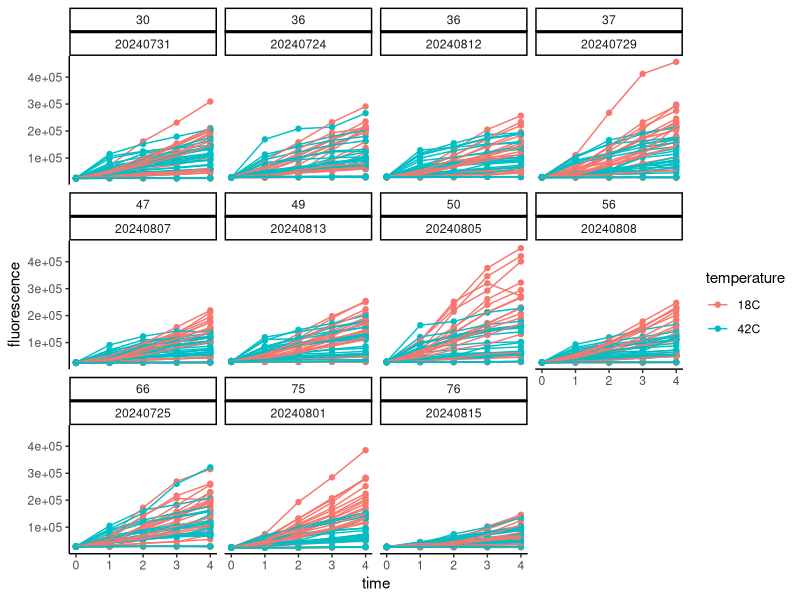
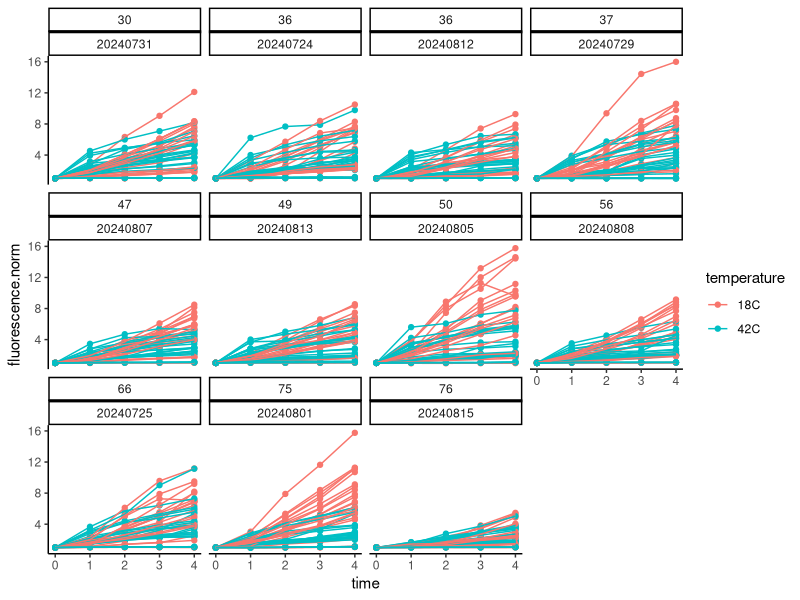
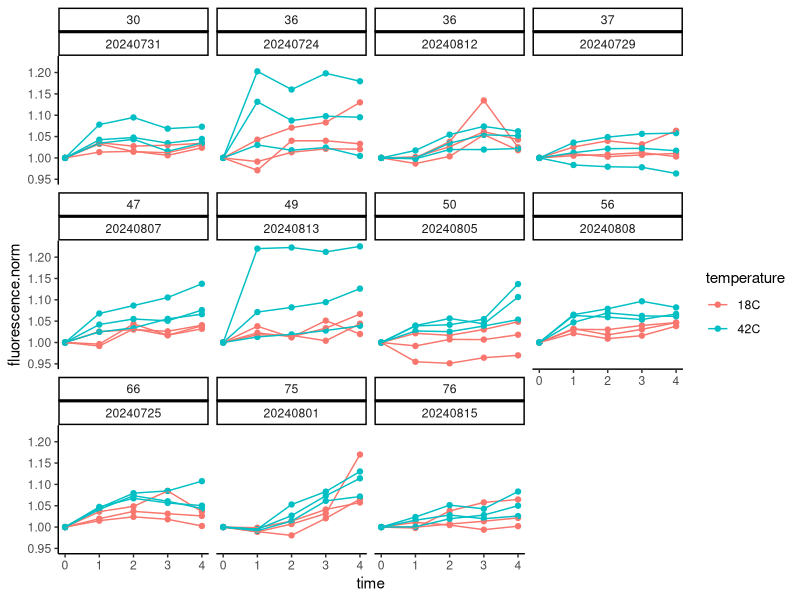
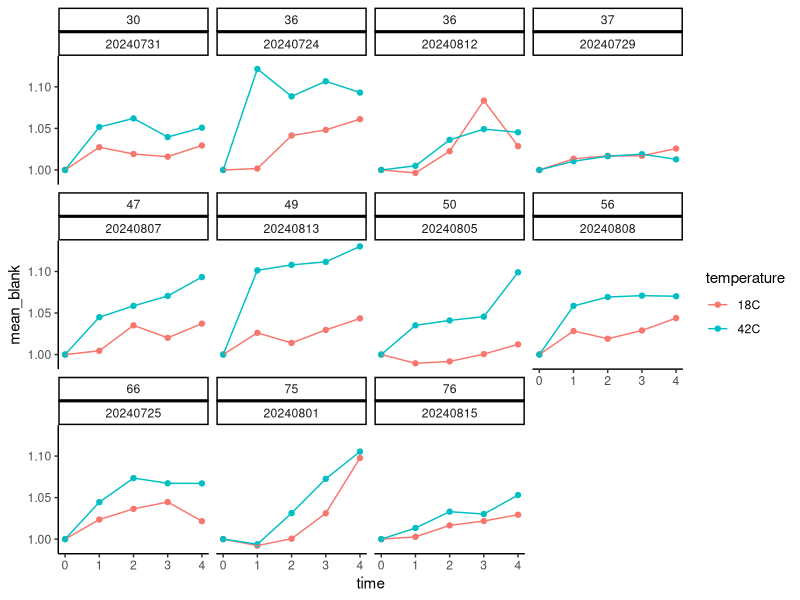
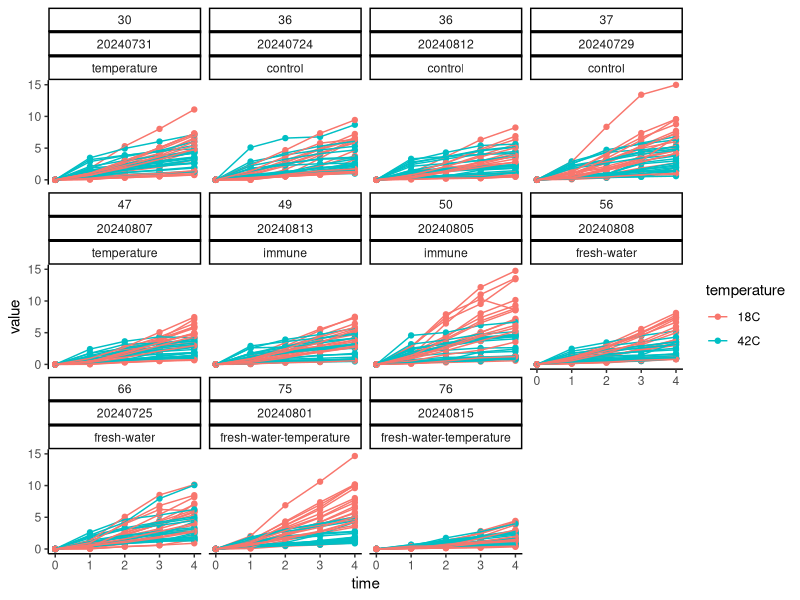
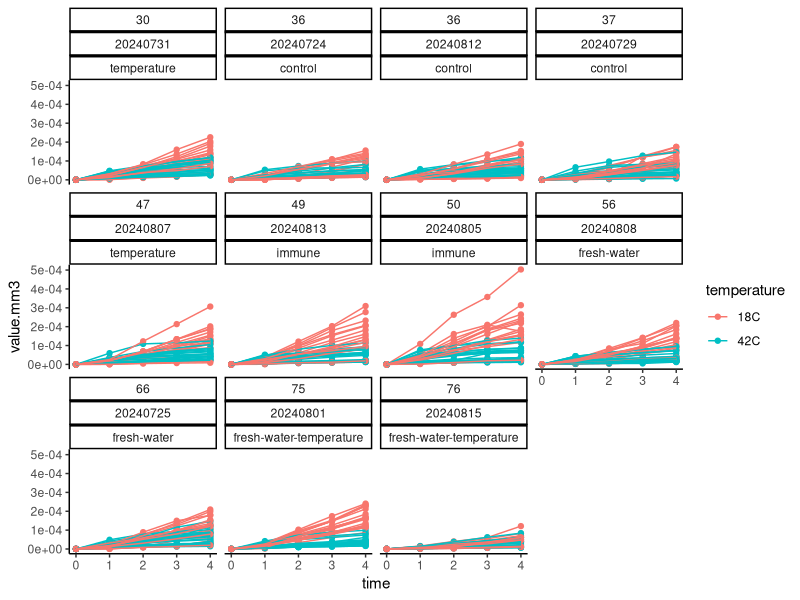
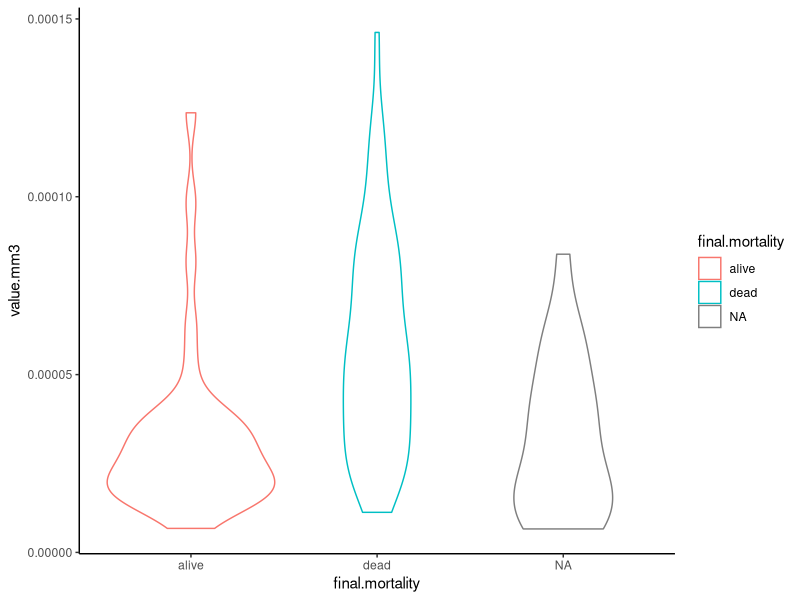
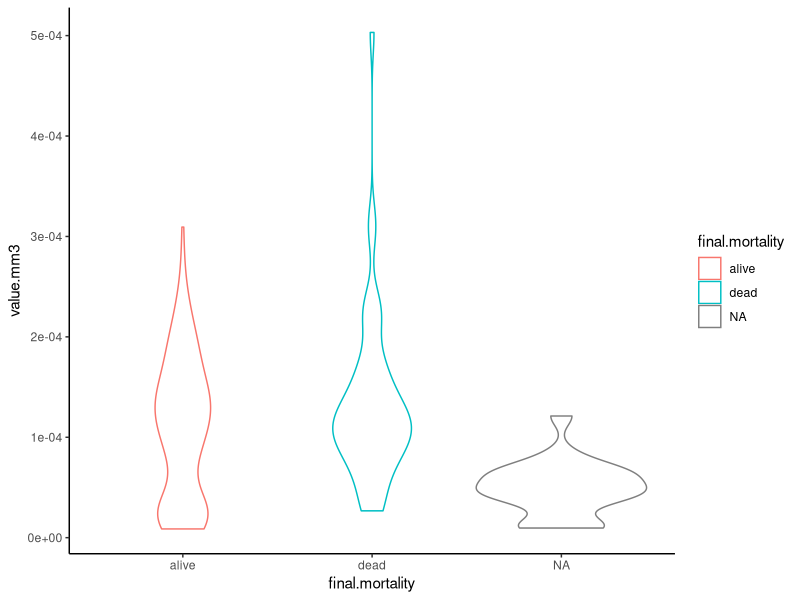

Recreate these plots in R, in order. (Note: this script raises an error after producing the figures.)
## ---- chunk 1
knitr::opts_chunk$set(echo = TRUE, warning = FALSE, message = FALSE)
## ---- chunk 2
library(MASS) 
library(tidyverse)
library(ggplot2)
library(readxl)
library(cowplot)
library(lme4)
library(lmerTest)
library(car)
library(effects)
library(emmeans)
## ---- chunk 3
#read in files
main_data <- read_csv("data/resazurin/resazurin_data.csv")

main_data<-main_data%>%
  pivot_longer(names_to="time", values_to="fluorescence", cols=`0`:`4`)%>%
  mutate(time=as.numeric(time))
## ---- chunk 4
surv<-read_excel("data/survival/survival_resazurin.xlsx")

surv<-surv%>%
  pivot_longer(names_to="time", values_to="status", cols=`0`:`24`)%>%
  mutate(time=as.numeric(time))%>%
  rename(date=date.resazurin, sample=oyster)%>%
  mutate(sample=as.character(sample))
## ---- chunk 5
size <- read_csv("data/resazurin/resazurin-size.csv")%>%select(!notes)%>%mutate(sample=as.character(sample))
## ---- chunk 6
main_data<-left_join(main_data, surv)

main_data<-left_join(main_data,size)
## ---- chunk 7
final<-surv%>%
  filter(time==24)%>%
  rename(final.mortality=status)%>%
  select(!time)

main_data<-left_join(main_data, final)
## ---- chunk 8
main_data<-main_data%>%
  mutate(final.mortality = case_when(
    final.mortality == 0 ~ "alive",
    final.mortality == 1 ~ "dead",
    TRUE ~ as.character(final.mortality)  # To handle any other values
  ))
## ---- chunk 9
main_data%>%
  ggplot(aes(x=time, y=fluorescence, colour=temperature, group=sample))+
  facet_wrap(~bag*date)+
  geom_point()+
  geom_line()+
  theme_classic()
## ---- chunk 10
main_data<-main_data%>%
  group_by(date, bag, sample, width.mm, length.mm)%>%
  arrange(date, bag, sample)%>%
  mutate(fluorescence.norm=fluorescence/first(fluorescence))
## ---- chunk 11
main_data%>%
  ggplot(aes(x=time, y=fluorescence.norm, colour=temperature, group=sample))+
  facet_wrap(~bag*date)+
  geom_point()+
  geom_line()+
  theme_classic()
## ---- chunk 12
main_data%>%
  filter(type=="blank")%>%
  ggplot(aes(x=time, y=fluorescence.norm, colour=temperature, group=sample))+
  facet_wrap(~bag*date)+
  geom_point()+
  geom_line()+
  theme_classic()
## ---- chunk 13
blanks<-main_data%>%
  filter(type=="blank")%>%
  group_by(date, bag, temperature, time)%>%
  summarise(mean_blank=mean(fluorescence.norm))
## ---- chunk 14
blanks%>%
  ggplot(aes(x=time, y=mean_blank, colour=temperature))+
  facet_wrap(~bag*date)+
  geom_point()+
  geom_line()+
  theme_classic()
## ---- chunk 15
main_data<-left_join(main_data, blanks)

main_data<-main_data%>%
  filter(!type=="blank")%>%
  mutate(value=fluorescence.norm-mean_blank)
## ---- chunk 16
main_data%>%
  ggplot(aes(x=time, y=value, colour=temperature, group=sample))+
  facet_wrap(~bag*date*hardening)+
  geom_point()+
  geom_line()+
  theme_classic()
## ---- chunk 17
main_data<-main_data%>%
  select(!type)%>%
  select(!fluorescence.norm)%>%
  select(!mean_blank)%>%
  select(!fluorescence)
## ---- chunk 18
main_data$volume.mm3<-(4/3) * pi * ((main_data$length.mm/2) * (main_data$width.mm/2))^2

main_data$value.mm3<-main_data$value/main_data$volume.mm3
## ---- chunk 19
main_data%>%
  ggplot(aes(x=time, y=value.mm3, colour=temperature, group=sample))+
  facet_wrap(~bag*date*hardening)+
  geom_point()+
  geom_line()+
  theme_classic()
## ---- chunk 20
main_data%>%
  filter(time==4)%>%
  filter(temperature=="42C")%>%
  
  ggplot(aes(x=final.mortality, y=value.mm3, colour=final.mortality))+
  geom_violin()+
  theme_classic()

main_data%>%
  filter(time==4)%>%
  filter(temperature=="18C")%>%
  
  ggplot(aes(x=final.mortality, y=value.mm3, colour=final.mortality))+
  geom_violin()+
  theme_classic()
## ---- chunk 21
main_data%>%
  filter(time==4)%>%
  
  ggplot(aes(x=volume.mm3, y=final.mortality, colour=final.mortality))+
  geom_violin()+
  theme_classic()
## ---- chunk 22
main_data$time<-as.factor(main_data$time)
## ---- chunk 23
hist(main_data$volume.mm3)
## ---- chunk 24
main_data<-main_data%>%
  filter(volume.mm3<150000)

hist(main_data$volume.mm3)
## ---- chunk 25
model.size<-lmer(sqrt(value) ~ time * temperature * scale(volume.mm3) + (1|bag) + (1|date:bag:sample), data=main_data)

summary(model.size)
anova(model.size)
rand(model.size)

qqPlot(residuals(model.size))

plot(Effect(c("volume.mm3"), model.size))
## ---- chunk 26
main_data%>%
  ggplot(aes(x=time, y=sqrt(value), colour=scale(volume.mm3), group=paste(date, bag, sample)))+
  facet_wrap(~temperature)+
  scale_colour_gradientn(colours=c("blue", "lightblue", "white","pink", "red"))+
  geom_point()+
  geom_line()+
  theme_classic()
## ---- chunk 27
final<-main_data%>%
  filter(time=="4")
## ---- chunk 28
model.size2<-lmer(sqrt(value) ~ temperature * scale(volume.mm3) + (1|bag), data=main_data)

summary(model.size2)
anova(model.size2)
rand(model.size2)

qqPlot(residuals(model.size2))

plot(Effect(c("volume.mm3"), model.size2))
## ---- chunk 29
final%>%
  
  ggplot(aes(x=volume.mm3, y=sqrt(value)))+
  #facet_wrap(~temperature)+
  geom_point()+
  geom_smooth(method="lm")+
  theme_classic()
## ---- chunk 30
correlation18C <- lm(sqrt(value) ~ volume.mm3, data = final%>%filter(temperature=="18C"))

corrplot18C<-ggplot(final%>%filter(temperature=="18C"), aes(x = volume.mm3, y = sqrt(value))) +
      geom_point() + 
      geom_smooth(method = "lm", se = TRUE) + 
      theme_classic()+
      labs(title = "y=8.101e-06 + 1.631 (18°C)");corrplot18C
  
      
correlation42C <- lm(sqrt(value) ~ volume.mm3, data = final%>%filter(temperature=="42C"))

corrplot42C<-ggplot(final%>%filter(temperature=="42C"), aes(x = volume.mm3, y = sqrt(value))) +
      geom_point() + 
      geom_smooth(method = "lm", se = TRUE) + 
      theme_classic()+
      labs(title = "y=5.773e-06 + 1.233 (42°C)");corrplot42C
    
  
## ---- chunk 31
data<-main_data
## ---- chunk 32
model<-lmer(value.mm3 ~ time * temperature * hardening + (1|bag) + (1|date:bag:sample), data=data)

qqPlot(residuals(model))

hist(data$value.mm3)
## ---- chunk 33
# Extract raw residuals
data$raw_resid <- residuals(model)

# Standardize residuals
data$std_resid <- data$raw_resid / sd(data$raw_resid)

# Flag potential outliers
outlier_threshold <- 3
data$outlier_flag <- abs(data$std_resid) > outlier_threshold

# Filter rows flagged as outliers
outliers <- data %>% filter(outlier_flag == TRUE)
print(outliers)

# Plot standardized residuals
ggplot(data, aes(x = seq_along(std_resid), y = std_resid)) +
  geom_point(aes(color = outlier_flag), size = 2) +
  geom_hline(yintercept = c(-outlier_threshold, outlier_threshold), linetype = "dashed", color = "red") +
  labs(title = "Standardized Residuals with Outliers", x = "Index", y = "Standardized Residual") +
  theme_minimal()
## ---- chunk 34
data<-data%>%
  filter(!outlier_flag==TRUE)
## ---- chunk 35
hist(data$value.mm3)
## ---- chunk 36
data<-data%>%
  filter(!c(time=="4"& hardening=="temperature" & final.mortality=="alive" & temperature=="42C" & value.mm3>0.0001))
## ---- chunk 37
data%>%
  ggplot(aes(x=time, y=value.mm3, colour=temperature, group=sample))+
  facet_wrap(~bag*date*hardening)+
  geom_point()+
  geom_line()+
  theme_classic()
## ---- chunk 38
model<-lmer(sqrt(value.mm3) ~ time * temperature * hardening + (1|hardening:bag) + (1|date:bag:sample), data=data)

summary(model)
anova(model)
rand(model)

qqPlot(residuals(model))
## ---- chunk 39
plot1<-data%>%

  ggplot(aes(x=time, y=value.mm3, color=temperature, fill=temperature))+
  facet_grid(~hardening)+
  geom_point(alpha=0.5)+
  geom_smooth(aes(group=temperature))+
  scale_colour_manual(values=c("cyan4", "orange"))+
  scale_fill_manual(values=c("cyan4", "orange"))+
  theme_classic()+
  xlab("Hour");plot1

plot1a<-data%>%

  ggplot(aes(x=time, y=value.mm3, color=hardening, fill=hardening))+
  facet_grid(~temperature)+
  geom_point(alpha=0.5)+
  geom_smooth(aes(group=hardening))+
  #scale_colour_manual(values=c("cyan4", "orange"))+
  #scale_fill_manual(values=c("cyan4", "orange"))+
  theme_classic()+
  xlab("Hour");plot1a
## ---- chunk 40
plot2<-data%>%
  group_by(temperature, hardening, time)%>%
  summarize(mean=mean(value.mm3, na.rm=TRUE), se=sd(value.mm3, na.rm=TRUE)/sqrt(length(value.mm3)))%>%

  ggplot(aes(x=time, y=mean, color=temperature, fill=temperature))+
  facet_grid(~hardening)+
  geom_point(alpha=0.5)+
  geom_errorbar(aes(ymin=mean-se, ymax=mean+se), width=0.1)+
  geom_line(aes(group=temperature))+
  scale_colour_manual(values=c("cyan4", "orange"))+
  scale_fill_manual(values=c("cyan4", "orange"))+
  theme_classic()+
  xlab("Hour");plot2

plot2a<-data%>%
  group_by(temperature, hardening, time)%>%
  summarise(mean=mean(value.mm3, na.rm=TRUE), se=sd(value.mm3, na.rm=TRUE)/sqrt(length(value.mm3)))%>%

  ggplot(aes(x=time, y=mean, color=hardening, fill=hardening))+
  facet_grid(~temperature)+
  geom_errorbar(aes(ymin=mean-se, ymax=mean+se), width=0.1)+
  geom_point(alpha=0.5)+
  geom_line(aes(group=hardening))+
  #scale_colour_manual(values=c("cyan4", "orange"))+
  #scale_fill_manual(values=c("cyan4", "orange"))+
  theme_classic()+
  xlab("Hour");plot2a
## ---- chunk 41
anova(model)

emm<-emmeans(model, ~hardening|temperature|time, adjust = "tukey")
pairs(emm)

## ---- chunk 42
emm<-emmeans(model, ~temperature|hardening|time, adjust = "tukey")
pairs(emm)
## ---- chunk 43
final<-data%>%
  filter(time==4)

model2<-lmer(sqrt(value.mm3) ~ temperature * hardening + (1|hardening:bag), data=final)
summary(model2)

qqPlot(residuals(model2))

hist(final$value.mm3)
## ---- chunk 44
# Extract raw residuals
final$raw_resid <- residuals(model2)

# Standardize residuals
final$std_resid <- final$raw_resid / sd(final$raw_resid)

# Flag potential outliers
outlier_threshold <- 3
final$outlier_flag <- abs(final$std_resid) > outlier_threshold

# Filter rows flagged as outliers
outliers <- final %>% filter(outlier_flag == TRUE)
print(outliers)

# Plot standardized residuals
ggplot(final, aes(x = seq_along(std_resid), y = std_resid)) +
  geom_point(aes(color = outlier_flag), size = 2) +
  geom_hline(yintercept = c(-outlier_threshold, outlier_threshold), linetype = "dashed", color = "red") +
  labs(title = "Standardized Residuals with Outliers", x = "Index", y = "Standardized Residual") +
  theme_minimal()
## ---- chunk 45
hist(final$value.mm3)
## ---- chunk 46
final%>%
  ggplot(aes(x=hardening, y=value.mm3, colour=temperature, group=sample))+
  geom_point()+
  theme_classic()
## ---- chunk 47
model2<-lmer(sqrt(value.mm3) ~ temperature * hardening + (1|hardening:bag), data=final)

summary(model2)
anova(model2)
rand(model2)

qqPlot(residuals(model2))
## ---- chunk 48
plot3<-final%>%

  ggplot(aes(x=hardening, y=value.mm3, color=temperature))+
  geom_boxplot(position=position_dodge(0.5))+
  geom_point(alpha=0.5, position=position_dodge(0.5))+
  scale_colour_manual(values=c("cyan4", "orange"))+
  theme_classic()+
  xlab("Hardening Treatment");plot3

plot3a<-final%>%

  ggplot(aes(x=temperature, y=value.mm3, color=hardening))+
  geom_boxplot(position=position_dodge(0.9))+
  geom_point(alpha=0.5, position=position_dodge(0.9))+
  #scale_colour_manual(values=c("cyan4", "orange"))+
  theme_classic()+
  xlab("Temperature");plot3a
## ---- chunk 49
plot4<-final%>%
  group_by(temperature, hardening)%>%
  summarise(mean=mean(value.mm3, na.rm=TRUE), se=sd(value.mm3, na.rm=TRUE)/sqrt(length(value.mm3)))%>%

  ggplot(aes(x=hardening, y=mean, color=temperature, fill=temperature))+
  geom_point(alpha=0.5)+
  geom_errorbar(aes(ymin=mean-se, ymax=mean+se), width=0.1)+
  scale_colour_manual(values=c("cyan4", "orange"))+
  scale_fill_manual(values=c("cyan4", "orange"))+
  theme_classic()+
  xlab("Hardening Treatment");plot4

plot4a<-final%>%
  group_by(temperature, hardening)%>%
  summarise(mean=mean(value.mm3, na.rm=TRUE), se=sd(value.mm3, na.rm=TRUE)/sqrt(length(value.mm3)))%>%

  ggplot(aes(x=temperature, y=mean, color=hardening, fill=hardening))+
  geom_point(alpha=0.5, position=position_dodge(0.7))+
  geom_errorbar(aes(ymin=mean-se, ymax=mean+se), width=0.1, position=position_dodge(0.7))+
  #scale_colour_manual(values=c("cyan4", "orange"))+
  #scale_fill_manual(values=c("cyan4", "orange"))+
  theme_classic()+
  xlab("Temperature");plot4a
## ---- chunk 50
anova(model2)

emm<-emmeans(model2, ~hardening|temperature, adjust = "tukey")
pairs(emm)

## ---- chunk 51
emm<-emmeans(model, ~temperature|hardening, adjust = "tukey")
pairs(emm)

## ---- chunk 52
final_mort<-data%>%
  filter(time==4)

model3<-lmer(sqrt(value.mm3) ~ temperature * hardening * final.mortality + (1|hardening:bag), data=final_mort)

qqPlot(residuals(model3))

hist(final_mort$value.mm3)
## ---- chunk 53
# Extract raw residuals
final_mort$raw_resid <- residuals(model3)

# Standardize residuals
final_mort$std_resid <- final_mort$raw_resid / sd(final_mort$raw_resid)

# Flag potential outliers
outlier_threshold <- 3
final_mort$outlier_flag <- abs(final_mort$std_resid) > outlier_threshold

# Filter rows flagged as outliers
outliers <- final_mort %>% filter(outlier_flag == TRUE)
print(outliers)

# Plot standardized residuals
ggplot(final_mort, aes(x = seq_along(std_resid), y = std_resid)) +
  geom_point(aes(color = outlier_flag), size = 2) +
  geom_hline(yintercept = c(-outlier_threshold, outlier_threshold), linetype = "dashed", color = "red") +
  labs(title = "Standardized Residuals with Outliers", x = "Index", y = "Standardized Residual") +
  theme_minimal()
## ---- chunk 54
hist(final$value.mm3)
## ---- chunk 55
final%>%
  ggplot(aes(x=hardening, y=value.mm3, colour=temperature, group=sample))+
  facet_wrap(~final.mortality)+
  geom_point(position=position_dodge(0.5))+
  theme_classic()
## ---- chunk 56
model3<-lmer(sqrt(value.mm3) ~ temperature * hardening * final.mortality + (1|hardening:bag), data=final)

summary(model3)
anova(model3)
rand(model3)

qqPlot(residuals(model3))
## ---- chunk 57
plot5<-final%>%

  ggplot(aes(x=hardening, y=value.mm3, color=final.mortality))+
  facet_grid(~temperature)+
  geom_boxplot(position=position_dodge(0.5))+
  geom_point(alpha=0.5, position=position_dodge(0.5))+
  scale_colour_manual(values=c("darkgray", "darkred"))+
  theme_classic()+
  xlab("Hardening Treatment");plot5

plot5a<-final%>%

  ggplot(aes(x=hardening, y=value.mm3, color=temperature))+
  facet_grid(~final.mortality)+
  geom_boxplot(position=position_dodge(0.9))+
  geom_point(alpha=0.5, position=position_dodge(0.9))+
  scale_colour_manual(values=c("cyan4", "orange"))+
  theme_classic()+
  xlab("Temperature");plot5a

plot5b<-final%>%

  ggplot(aes(x=final.mortality, y=value.mm3, color=temperature))+
  facet_grid(~hardening)+
  geom_boxplot(position=position_dodge(0.9))+
  geom_point(alpha=0.5, position=position_dodge(0.9))+
  scale_colour_manual(values=c("cyan4", "orange"))+
  theme_classic()+
  xlab("Final Mortality");plot5b
## ---- chunk 58
plot6<-final%>%
  group_by(hardening, final.mortality, temperature)%>%
  summarise(mean=mean(value.mm3, na.rm=TRUE), se=sd(value.mm3, na.rm=TRUE)/sqrt(length(value.mm3)))%>%

  ggplot(aes(x=hardening, y=mean, color=final.mortality))+
  facet_grid(~temperature)+
  geom_errorbar(aes(ymin=mean-se, ymax=mean+se), width=0.1, position=position_dodge(0.5))+
  geom_point(alpha=0.5, position=position_dodge(0.5))+
  scale_colour_manual(values=c("darkgray", "darkred"))+
  theme_classic()+
  xlab("Hardening Treatment");plot6

plot6a<-final%>%
  group_by(hardening, final.mortality, temperature)%>%
  summarise(mean=mean(value.mm3, na.rm=TRUE), se=sd(value.mm3, na.rm=TRUE)/sqrt(length(value.mm3)))%>%

  ggplot(aes(x=hardening, y=mean, color=temperature))+
  facet_grid(~final.mortality)+
  geom_point(alpha=0.5, position=position_dodge(0.9))+
  geom_errorbar(aes(ymin=mean-se, ymax=mean+se), width=0.1, position=position_dodge(0.9))+
  scale_colour_manual(values=c("cyan4", "orange"))+
  theme_classic()+
  xlab("Hardening");plot6a

plot6b<-final%>%
  group_by(hardening, final.mortality, temperature)%>%
  summarise(mean=mean(value.mm3, na.rm=TRUE), se=sd(value.mm3, na.rm=TRUE)/sqrt(length(value.mm3)))%>%

  ggplot(aes(x=final.mortality, y=mean, color=temperature))+
  facet_grid(~hardening)+
  geom_line(aes(group=temperature), position=position_dodge(0.9))+
  geom_point(alpha=0.5, position=position_dodge(0.9))+
  geom_errorbar(aes(ymin=mean-se, ymax=mean+se), width=0.1, position=position_dodge(0.9))+
  scale_colour_manual(values=c("cyan4", "orange"))+
  theme_classic()+
  xlab("Final Mortality");plot6b
## ---- chunk 59
anova(model3)

emm<-emmeans(model3, ~final.mortality|temperature|hardening, adjust = "tukey")
pairs(emm)
## ---- chunk 60
final_18C<-data%>%
  filter(time==4)%>%
  filter(temperature=="18C")

model4<-lmer(sqrt(value.mm3) ~ hardening * final.mortality + (1|hardening:bag), data=final_18C)

qqPlot(residuals(model4))

hist(final_18C$value.mm3)
## ---- chunk 61
# Extract raw residuals
final_18C$raw_resid <- residuals(model4)

# Standardize residuals
final_18C$std_resid <- final_18C$raw_resid / sd(final_18C$raw_resid)

# Flag potential outliers
outlier_threshold <- 3
final_18C$outlier_flag <- abs(final_18C$std_resid) > outlier_threshold

# Filter rows flagged as outliers
outliers <- final_18C %>% filter(outlier_flag == TRUE)
print(outliers)

# Plot standardized residuals
ggplot(final_18C, aes(x = seq_along(std_resid), y = std_resid)) +
  geom_point(aes(color = outlier_flag), size = 2) +
  geom_hline(yintercept = c(-outlier_threshold, outlier_threshold), linetype = "dashed", color = "red") +
  labs(title = "Standardized Residuals with Outliers", x = "Index", y = "Standardized Residual") +
  theme_minimal()
## ---- chunk 62
hist(final_18C$value.mm3)
## ---- chunk 63
final_18C%>%
  ggplot(aes(x=hardening, y=value.mm3, colour=final.mortality, group=sample))+
  geom_point(position=position_dodge(0.5))+
  theme_classic()
## ---- chunk 64
model4<-lmer(sqrt(value.mm3) ~ hardening * final.mortality + (1|hardening:bag), data=final_18C)

summary(model4)
anova(model4)
rand(model4)

qqPlot(residuals(model4))
## ---- chunk 65
plot7<-final_18C%>%

  ggplot(aes(x=hardening, y=value.mm3, color=final.mortality))+
  geom_boxplot(position=position_dodge(0.5))+
  geom_point(alpha=0.5, position=position_dodge(0.5))+
  scale_colour_manual(values=c("darkgray", "darkred"))+
  theme_classic()+
  xlab("Hardening Treatment");plot7

plot7a<-final_18C%>%

  ggplot(aes(x=temperature, y=value.mm3, color=hardening))+
  geom_boxplot(position=position_dodge(0.9))+
  geom_point(alpha=0.5, position=position_dodge(0.9))+
  theme_classic()+
  xlab("Temperature");plot7a
## ---- chunk 66
plot8<-final_18C%>%
  group_by(hardening, final.mortality)%>%
  summarise(mean=mean(value.mm3, na.rm=TRUE), se=sd(value.mm3, na.rm=TRUE)/sqrt(length(value.mm3)))%>%
  
  ggplot(aes(x=hardening, y=mean, color=final.mortality))+
  geom_errorbar(aes(ymin=mean-se, ymax=mean+se), width=0.1, position=position_dodge(0.5))+
  geom_point(alpha=0.5, position=position_dodge(0.5))+
  scale_colour_manual(values=c("darkgray", "darkred"))+
  theme_classic()+
  xlab("Hardening Treatment");plot8

plot8a<-final_18C%>%
  group_by(hardening, final.mortality)%>%
  summarise(mean=mean(value.mm3, na.rm=TRUE), se=sd(value.mm3, na.rm=TRUE)/sqrt(length(value.mm3)))%>%

  ggplot(aes(x=final.mortality, y=mean, color=hardening))+
  geom_errorbar(aes(ymin=mean-se, ymax=mean+se), width=0.1, position=position_dodge(0.1))+
  geom_point(alpha=0.5, position=position_dodge(0.1))+
  geom_line(aes(group=hardening))+
  theme_classic()+
  xlab("Final Mortality");plot8a
## ---- chunk 67
anova(model4)

emm<-emmeans(model4, ~final.mortality|hardening, adjust = "tukey")
pairs(emm)
## ---- chunk 68
final_42C<-data%>%
  filter(time==4)%>%
  filter(temperature=="42C")

model5<-lmer(sqrt(value.mm3) ~ hardening * final.mortality + (1|hardening:bag), data=final_42C)

qqPlot(residuals(model5))

hist(final_42C$value.mm3)
## ---- chunk 69
# Extract raw residuals
final_42C$raw_resid <- residuals(model5)

# Standardize residuals
final_42C$std_resid <- final_42C$raw_resid / sd(final_42C$raw_resid)

# Flag potential outliers
outlier_threshold <- 3
final_42C$outlier_flag <- abs(final_42C$std_resid) > outlier_threshold

# Filter rows flagged as outliers
outliers <- final_42C %>% filter(outlier_flag == TRUE)
print(outliers)

# Plot standardized residuals
ggplot(final_42C, aes(x = seq_along(std_resid), y = std_resid)) +
  geom_point(aes(color = outlier_flag), size = 2) +
  geom_hline(yintercept = c(-outlier_threshold, outlier_threshold), linetype = "dashed", color = "red") +
  labs(title = "Standardized Residuals with Outliers", x = "Index", y = "Standardized Residual") +
  theme_minimal()
## ---- chunk 70
hist(final_42C$value.mm3)
## ---- chunk 71
final_42C%>%
  ggplot(aes(x=hardening, y=value.mm3, colour=final.mortality, group=sample))+
  geom_point(position=position_dodge(0.5))+
  theme_classic()
## ---- chunk 72
model5<-lmer(sqrt(value.mm3) ~ hardening * final.mortality + (1|hardening:bag), data=final_42C)

summary(model5)
anova(model5)
rand(model5)

qqPlot(residuals(model5))
## ---- chunk 73
plot9<-final_42C%>%

  ggplot(aes(x=hardening, y=value.mm3, color=final.mortality))+
  geom_boxplot(position=position_dodge(0.5))+
  geom_point(alpha=0.5, position=position_dodge(0.5))+
  scale_colour_manual(values=c("darkgray", "darkred"))+
  theme_classic()+
  xlab("Hardening Treatment");plot9

plot9a<-final_42C%>%

  ggplot(aes(x=temperature, y=value.mm3, color=hardening))+
  geom_boxplot(position=position_dodge(0.9))+
  geom_point(alpha=0.5, position=position_dodge(0.9))+
  theme_classic()+
  xlab("Temperature");plot9a
## ---- chunk 74
plot9<-final_42C%>%
  group_by(hardening, final.mortality)%>%
  summarise(mean=mean(value.mm3, na.rm=TRUE), se=sd(value.mm3, na.rm=TRUE)/sqrt(length(value.mm3)))%>%
  
  ggplot(aes(x=hardening, y=mean, color=final.mortality))+
  geom_errorbar(aes(ymin=mean-se, ymax=mean+se), width=0.1, position=position_dodge(0.5))+
  geom_point(alpha=0.5, position=position_dodge(0.5))+
  scale_colour_manual(values=c("darkgray", "darkred"))+
  theme_classic()+
  xlab("Hardening Treatment");plot9

plot9a<-final_42C%>%
  group_by(hardening, final.mortality)%>%
  summarise(mean=mean(value.mm3, na.rm=TRUE), se=sd(value.mm3, na.rm=TRUE)/sqrt(length(value.mm3)))%>%

  ggplot(aes(x=final.mortality, y=mean, color=hardening))+
  geom_errorbar(aes(ymin=mean-se, ymax=mean+se), width=0.1, position=position_dodge(0.1))+
  geom_point(alpha=0.5, position=position_dodge(0.1))+
  geom_line(aes(group=hardening), position=position_dodge(0.1))+
  theme_classic()+
  xlab("Final Mortality");plot9a
## ---- chunk 75
anova(model5)

emm<-emmeans(model5, ~final.mortality|hardening, adjust = "tukey")
pairs(emm)
## ---- chunk 76
head(main_data)

data2<-main_data
## ---- chunk 77
model6<-lmer(sqrt(value.mm3) ~ time * temperature + (1|hardening:bag) + (1|hardening), data=data2)

qqPlot(residuals(model6))

hist(data2$value.mm3)
## ---- chunk 78
# Extract raw residuals
data2$raw_resid <- residuals(model6)

# Standardize residuals
data2$std_resid <- data2$raw_resid / sd(data2$raw_resid)

# Flag potential outliers
outlier_threshold <- 3
data2$outlier_flag <- abs(data2$std_resid) > outlier_threshold

# Filter rows flagged as outliers
outliers <- data2 %>% filter(outlier_flag == TRUE)
print(outliers)

# Plot standardized residuals
ggplot(data2, aes(x = seq_along(std_resid), y = std_resid)) +
  geom_point(aes(color = outlier_flag), size = 2) +
  geom_hline(yintercept = c(-outlier_threshold, outlier_threshold), linetype = "dashed", color = "red") +
  labs(title = "Standardized Residuals with Outliers", x = "Index", y = "Standardized Residual") +
  theme_minimal()
## ---- chunk 79
data2<-data2%>%
  filter(!outlier_flag == TRUE)
## ---- chunk 80
hist(data2$value.mm3)
## ---- chunk 81
data2%>%
  ggplot(aes(x=time, y=value.mm3, colour=temperature, group=sample))+
  facet_wrap(~date)+
  geom_point()+
  geom_line(aes(group=sample))+
  theme_classic()
## ---- chunk 82
model6<-lmer(sqrt(value.mm3) ~ time * temperature + (1|hardening:bag) + (1|hardening), data=data2)

summary(model6)
anova(model6)
rand(model6)

qqPlot(residuals(model6))
## ---- chunk 83
plot10<-data2%>%

  ggplot(aes(x=time, y=sqrt(value.mm3), color=temperature, fill=temperature))+
  geom_point(alpha=0.1, position=position_dodge(0.2))+
  stat_smooth(aes(group=temperature), method = "loess")+
  scale_colour_manual(values=c("cyan4", "orange"))+
  scale_fill_manual(values=c("cyan4", "orange"))+
  theme_classic()+
  ylab(expression(bold(paste(sqrt("Fluorescence units mm" ^-2)))))+
  xlab("Hours")+
  theme(
    legend.title=element_blank(),
    axis.text=element_text(size=14, colour="black"), 
    axis.title=element_text(size=14, face="bold", colour="black")
  );plot10

ggsave(plot10, filename="figures/resazurin/temp_effects.png", width=5, height=5)
## ---- chunk 84
plot11<-data2%>%
  group_by(time, temperature)%>%
  summarise(mean=mean(value.mm3, na.rm=TRUE), se=sd(value.mm3, na.rm=TRUE)/sqrt(length(value.mm3)))%>%
  
  ggplot(aes(x=time, y=mean, color=temperature))+
  geom_errorbar(aes(ymin=mean-se, ymax=mean+se), width=0.1, position=position_dodge(0.5))+
  geom_point(alpha=0.5, position=position_dodge(0.5))+
  scale_colour_manual(values=c("cyan4", "orange"))+
  theme_classic()+
  xlab("Hours");plot11
## ---- chunk 85
anova(model6)

emm<-emmeans(model6, ~temperature|time, adjust = "tukey")
pairs(emm)
## ---- chunk 86
head(main_data)

data3<-main_data
## ---- chunk 87
data3%>%
  ggplot(aes(x=time, y=status))+
  facet_wrap(~temperature)+
  geom_violin()+
  theme_classic()
## ---- chunk 88
model7<-lmer(sqrt(value.mm3) ~ time * temperature * status + (1|hardening:bag) + (1|hardening), data=data3)

qqPlot(residuals(model7))

hist(data3$value.mm3)
## ---- chunk 89
# Extract raw residuals
data3$raw_resid <- residuals(model7)

# Standardize residuals
data3$std_resid <- data3$raw_resid / sd(data3$raw_resid)

# Flag potential outliers
outlier_threshold <- 3
data3$outlier_flag <- abs(data3$std_resid) > outlier_threshold

# Filter rows flagged as outliers
outliers <- data3 %>% filter(outlier_flag == TRUE)
print(outliers)

# Plot standardized residuals
ggplot(data3, aes(x = seq_along(std_resid), y = std_resid)) +
  geom_point(aes(color = outlier_flag), size = 2) +
  geom_hline(yintercept = c(-outlier_threshold, outlier_threshold), linetype = "dashed", color = "red") +
  labs(title = "Standardized Residuals with Outliers", x = "Index", y = "Standardized Residual") +
  theme_minimal()
## ---- chunk 90
data3<-data3%>%
  filter(!outlier_flag == TRUE)
## ---- chunk 91
hist(data3$value.mm3)
## ---- chunk 92
data3%>%
  ggplot(aes(x=time, y=value.mm3, colour=as.factor(status), group=interaction(date,sample)))+
  geom_point()+
  theme_classic()
## ---- chunk 93
model8<-lmer(sqrt(value.mm3) ~ time * as.factor(status) + (1|hardening:bag:sample) + (1|hardening), data=data3)

summary(model8)
anova(model8)
rand(model8)

qqPlot(residuals(model8))
## ---- chunk 94
# Create a lagged status column
data3_lag <- data3 %>%
  group_by(paste(date, bag, sample)) %>%
  mutate(next_status = lead(status)) %>%
  ungroup()

#if final mortality at time point 4 = dead, then add 1 to the "next_status" column and if final.mortality = alive, then add 0 to the "next status" column 

data3_lag <- data3_lag%>%
  mutate(next_status = if_else(time=="4" & final.mortality =="dead", 1, 0))%>%
  select(!c("width.mm", "length.mm", "value", "volume.mm3", "raw_resid", "std_resid", "outlier_flag"))

# Logistic regression model
model9 <- glmer(next_status ~ scale(value.mm3) * temperature + (1|hardening:bag:sample) + (1|hardening), family = binomial(link = "logit"), data = data3_lag)

# Summary of the model
summary(model9)
Anova(model9)
## ---- chunk 95
plot(Effect(c("temperature"), model9))
## ---- chunk 96
plot(Effect(c("value.mm3"), model9))
## ---- chunk 97
plot(Effect(c("value.mm3", "temperature"), model9))
## ---- chunk 98
# Logistic regression model for predictions
model_pred <- glmer(next_status ~ scale(value.mm3) * temperature + (1|hardening:bag:sample) + (1|hardening), family = binomial(link = "logit"), data = data3_lag)

# Generate predicted probabilities
data3_lag$predicted_mortality <- predict(model_pred, type = "response")

# Plot
plot12<-ggplot(data3_lag, aes(x = value.mm3, y = predicted_mortality, color = temperature, fill = temperature)) +
  geom_point(aes(y = next_status), alpha = 0.6, position = position_jitter(height = 0.03)) +
  geom_smooth(method = "glm", method.args = list(family = "binomial"), se = TRUE) +
  scale_colour_manual(values=c("cyan4", "orange"))+
  scale_fill_manual(values=c("cyan4", "orange"))+
  labs(
    title = "",
    x = expression(paste(Delta, " Fluorescence")),
    y = "Probability of Subsequent Mortality",
    color = "Temperature",
    fill = "Temperature"
  ) +
  theme_classic();plot12

ggsave(plot12, filename="figures/resazurin/mortality_predictions.png", width=6, height=5)
## ---- chunk 99
plot14<-data3_lag%>%

  ggplot(aes(x=scale(value.mm3), y=next_status, color=temperature, fill=temperature))+
  geom_point(alpha=0.1, position=position_dodge(0.2))+
  scale_colour_manual(values=c("cyan4", "orange"))+
  scale_fill_manual(values=c("cyan4", "orange"))+
  theme_classic()+
  xlab("Scaled Metabolic Rate")+
  theme(
    legend.title=element_blank(),
    axis.text=element_text(size=14, colour="black"), 
    axis.title=element_text(size=14, face="bold", colour="black")
  );plot14

ggsave(plot14, filename="figures/resazurin/mortality_effects.png", width=5, height=5)
## ---- chunk 100
anova(model6)

emm<-emmeans(model6, ~temperature|time, adjust = "tukey")
pairs(emm)
